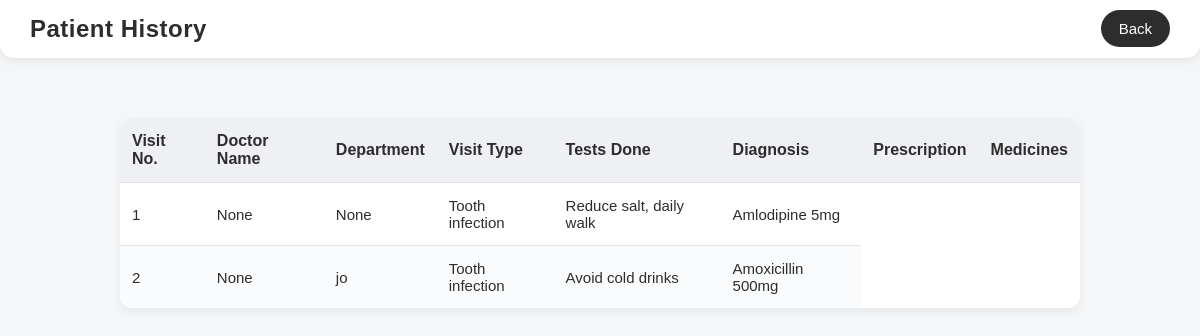
Page /Doctor_Dashboard/view_patient.html?id=2 on the committed database.
### tables this page shows
CREATE TABLE "Treatment" (
	"id"	INTEGER NOT NULL UNIQUE,
	"appointment_id"	TEXT NOT NULL UNIQUE,
	"diagnosis"	TEXT NOT NULL,
	"prescription"	TEXT,
	"medicine"	TEXT NOT NULL,
	"test_done"	TEXT,
	"visit_type"	TEXT,
	PRIMARY KEY("id" AUTOINCREMENT)
);

### app.py (the view)
@app.route('/Doctor_Dashboard/view_patient.html')
def view_patient():
    pat_row_id = request.args.get('id')
    print(pat_row_id)
    conn = get_db()
    patient = conn.execute(
        "SELECT username, pat_id FROM Patient WHERE id = ?",
        (pat_row_id,)
    ).fetchone()
    print(patient)
    visits = conn.execute("""
        SELECT
            d.username AS doctor_name,
            d.department_id AS department,
            t.visit_type,
            t.test_done,
            t.diagnosis,
            t.prescription,
            t.medicine
        FROM Treatment t
        JOIN Appointments a ON t.appointment_id = a.id
        JOIN Doctor d ON a.doctor_id = d.doc_id
        WHERE a.patient_id = ?
    """, (patient['pat_id'],)).fetchall()
    conn.close()
    return render_template(
        "Doctor_Dashboard/view_patient.html",
        patient_name=patient['username'],
        visits=visits
    )

### app.py (called while the page is built)
def get_db():
    conn = sqlite3.connect(database)
    conn.row_factory = sqlite3.Row
    return conn

### templates/Doctor_Dashboard/view_patient.html (shortened to what this page needs)
<!DOCTYPE html>
<html lang="en">
<head>
    <link rel="stylesheet" href="/static/patient_history.css">
</head>
<body>
    <nav class="dash">
        <p class="welcome">Patient History</p>
        <div class="logout">
            <a href="/Doctor_Dashboard/dashboard.html" class="lout">Back</a>
        </div>
    </nav>
    <div class="container">
        <table>
            <thead>
                <tr>
                    <th>Visit No.</th>
                    <th>Doctor Name</th>
                    <th>Department</th>
                    <th>Visit Type</th>
                    <th>Tests Done</th>
                    <th>Diagnosis</th>
                    <th>Prescription</th>
                    <th>Medicines</th>
                </tr>
            </thead>
            <tbody>
                {% if visits %}
                {% for visit in visits %}
                <tr>
                    <td>{{ loop.index }}</td>
                    <td>{{ visit.visit_type }}</td>
                    <td>{{ visit.test_done }}</td>
                    <td>{{ visit.diagnosis }}</td>
                    <td>{{ visit.prescription }}</td>
                    <td>{{ visit.medicine }}</td>
                </tr>
                {% endfor %}
                {% else %}
                <tr>
                    <td colspan="6" style="text-align:center; font-style:italic; color:gray;">
                        No treatment history found
                    </td>
                </tr>
                {% endif %}
            </tbody>
        </table>
    </div>
</body>
</html>

### static/patient_history.css (style rules this page uses)
* { margin: 0; padding: 0; box-sizing: border-box; font-family: "Epilogue", sans-serif; }
html, body { height: 100%; width: 100%; background-color: #f5f6f8; }
.dash { display: flex; justify-content: space-between; align-items: center; background: #ffffff; padding: 15px 30px; box-shadow: 0 2px 8px rgba(0, 0, 0, 0.08); border-radius: 0 0 14px 14px; position: sticky; top: 0; z-index: 100; }
.welcome { font-size: 24px; font-weight: 700; color: #2d2d2d; letter-spacing: 0.5px; }
a { padding: 10px 18px; background-color: #2d2d2d; color: #ffffff; font-weight: 500; font-size: 15px; border-radius: 25px; text-decoration: none; transition: 0.25s ease-in-out; }
.container { margin: 40px auto; padding: 20px; max-width: 1000px; }
table { width: 100%; border-collapse: collapse; background: #ffffff; border-radius: 12px; overflow: hidden; box-shadow: 0 4px 10px rgba(0, 0, 0, 0.06); }
th, td { padding: 14px 12px; border-bottom: 1px solid #e5e5e5; text-align: left; font-size: 15px; color: #2d2d2d; }
th { background: #eef0f3; font-weight: 700; font-size: 16px; }
tr:nth-child(even) td { background: #fafbfc; }
tr:last-child td { border-bottom: none; }

### rows in the picture
Treatment: visit_type "None", test_done "None", diagnosis "Tooth infection", prescription "Reduce salt, daily walk", medicine "Amlodipine 5mg"
Treatment: visit_type "None", test_done "jo", diagnosis "Tooth infection", prescription "Avoid cold drinks", medicine "Amoxicillin 500mg"
